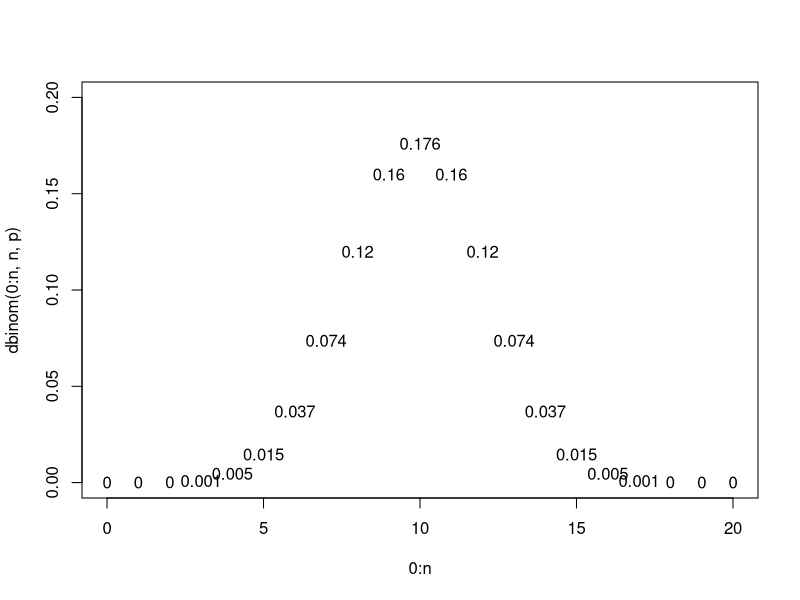
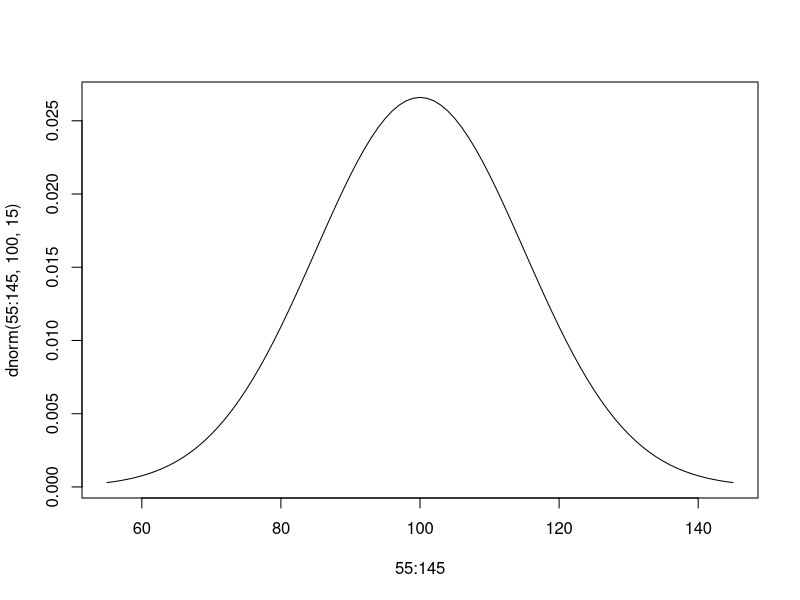
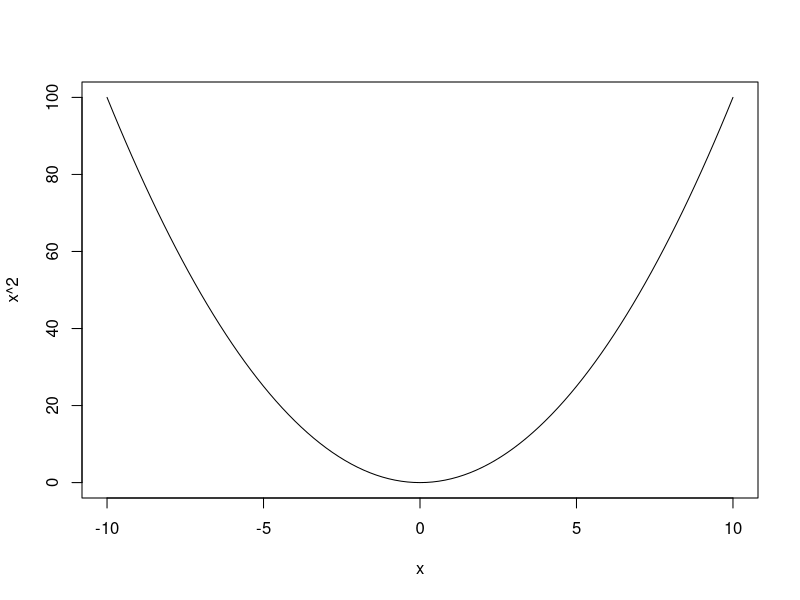
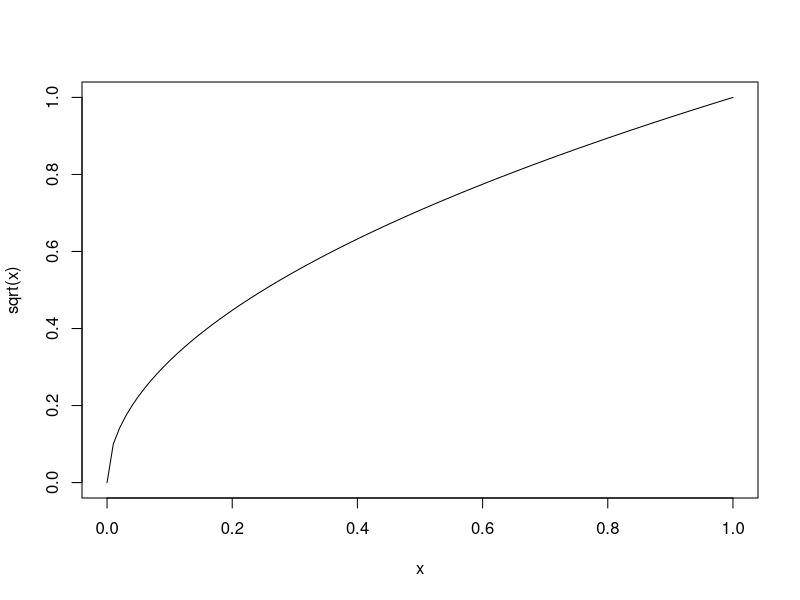
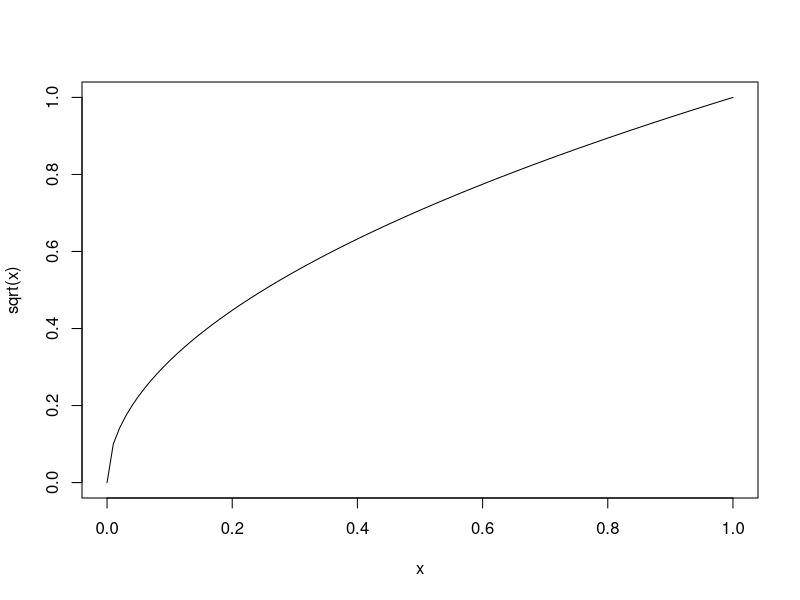
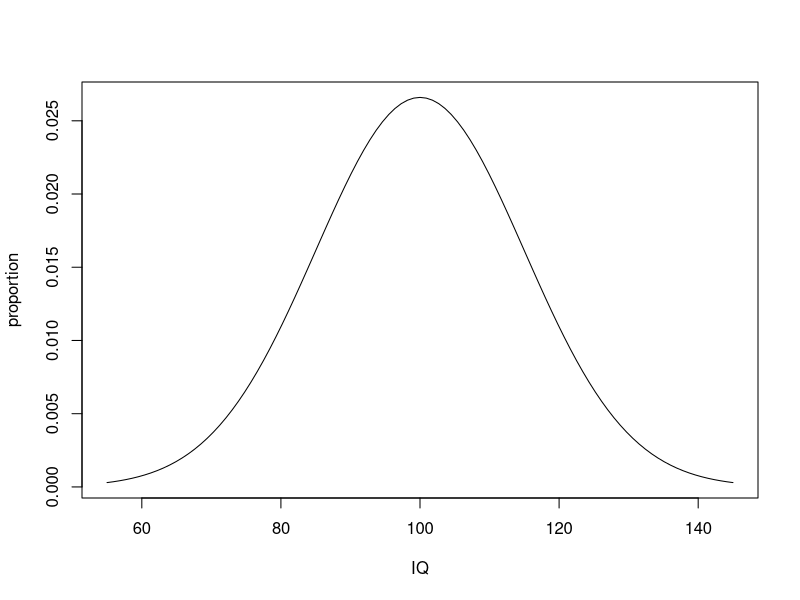
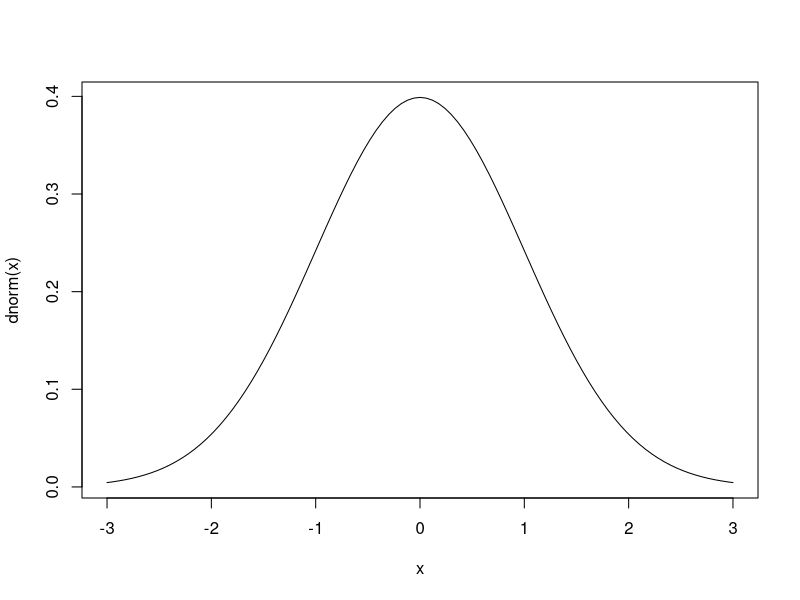
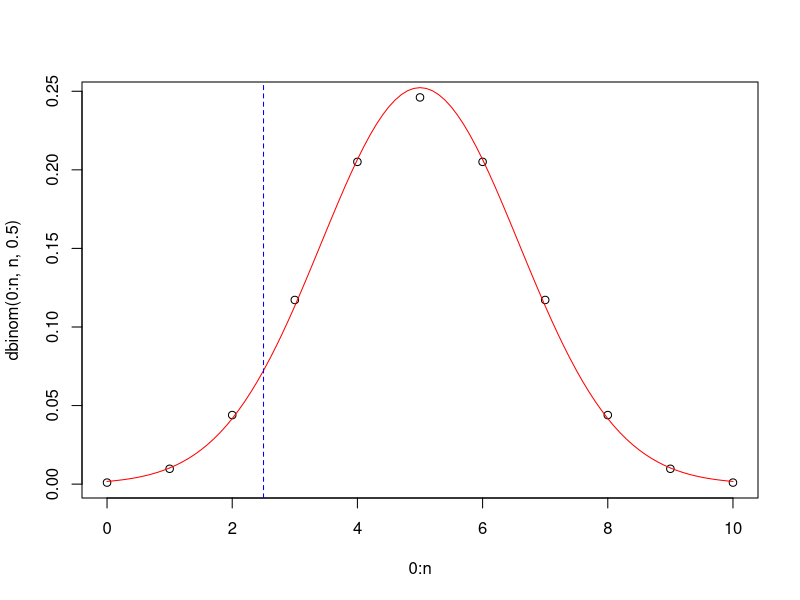

Generate these figures, in order, with R:
#Class 9
#Plot lady with tea cups probability
n <- 20
p <- 0.5

plot(0:n, dbinom(0:n, n, p), type="n", ylim = c(0, 0.2)) #Now we have an empty plot but we have the plot points
text(0:n, dbinom(0:n,n, p), round(dbinom(0:n,n, p), 3)) #Plot with the text in place of plot points

#Probability of exactly 14 cups guessed
dbinom(14, n, p)

sum(dbinom(14:n, n, p))#Don't reject null hypothesis for 14, this is greater than 0.5
1- pbinom(13, n, p) #pbinom gives the probability of 0 - 13
pbinom(13, n, p, lower.tail=FALSE) #Also same as above

#Plot IQ from 55 to 145. Make it a line because it's continuous
plot(55:145, dnorm(55:145, 100, 15), type="l")
#or use curve
curve(x^2, -10, 10)
curve(sqrt(x))
curve(sqrt)
curve(dnorm(x, 100, 15), 55, 145, xlab="IQ", ylab="proportion")
curve(dnorm, -3, 3)
#To make line at 90 IQ. lty is dotted
abline(v = 90, lty=2, col="red")

#Percent of population below 90 IQ
pnorm(90, 100, 15)

#What is the IQ of 10th percentile IQ
floor(qnorm(0.1, 100, 15))
abline(v = floor(qnorm(0.1, 100, 15)), lty=2, col="green", lwd=2)

#What is 10th percentile score if we have mean of 150 and sd 30
floor(qnorm(0.1, 150, 30))

#How many scored below 48 with mean of 56 and sd 12, population 800
floor(pnorm(48, 56, 12)*800)
#How many scored below 56 with mean 48 and sd 8, population 500
floor(pnorm(56, 48, 8, lower.tail = F)*500)

#What proportion of people have IQ between 70 and 130
pnorm(130, 100, 15) - pnorm(70, 100, 15)

#What is 25th percentile to pass exam with mean of 72 and variance 36
ceiling(qnorm(0.25, 72, 6))

#Tea lady guessing 2 right out of 10
n <- 10; p <- 0.5
plot(0:n, dbinom(0:n, n, 0.5))
mu <- n*p
sigma <- sqrt(n*p*(1-p))
curve(dnorm(x, mu, sigma), add=TRUE, col="red")
pbinom(2, n, p)
pnorm(2, mu, sigma)
#If we want to approximate discrete with continuous, do continuous correction; take value at 2.5
abline(v=2.5, lty=2, col="blue")
pnorm(2.5, mu, sigma)
